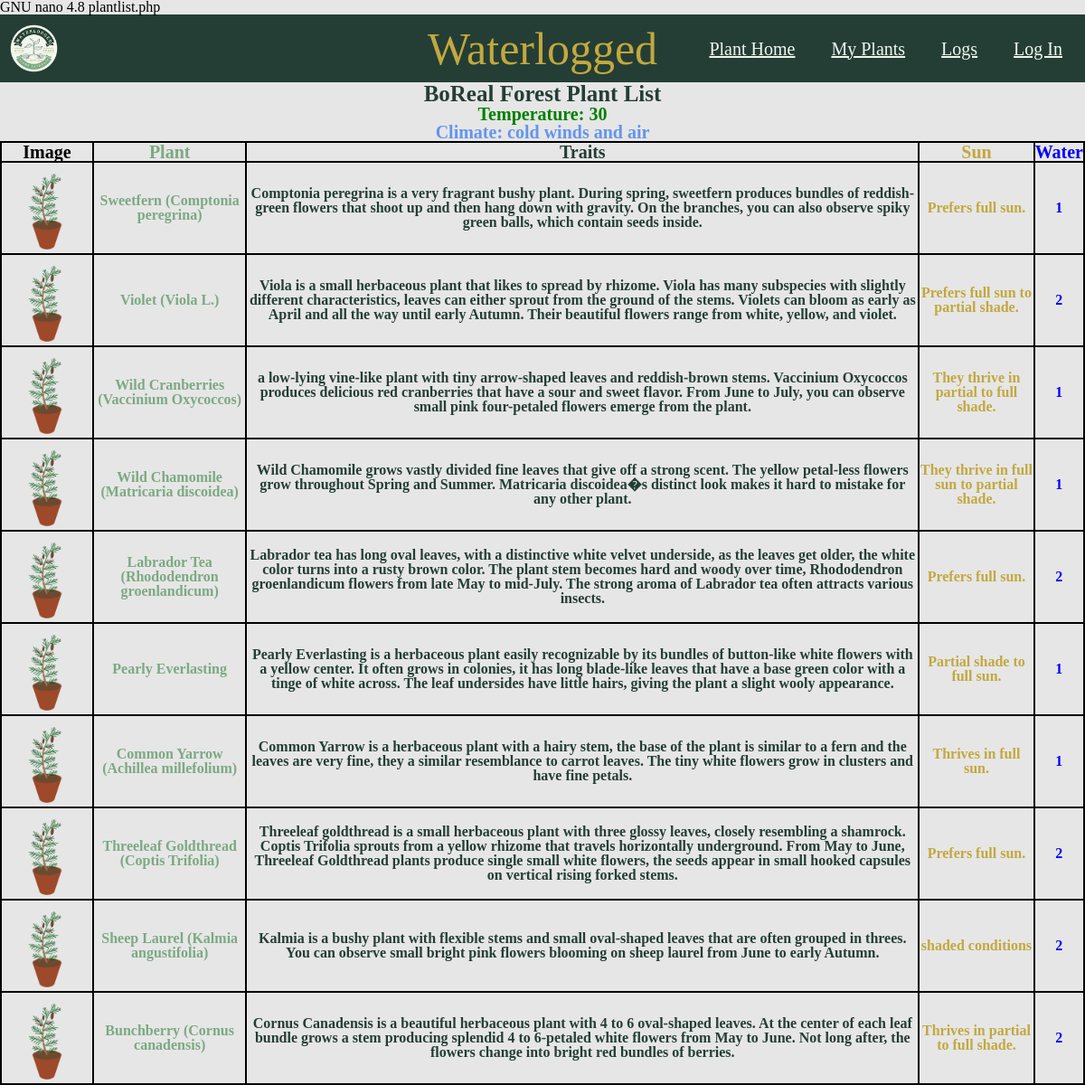
The page /html/plantlist.php?location_id=3 on the database its author committed.
### tables this page shows
CREATE TABLE `locations` (
  `id` int NOT NULL,
  `name` varchar(255) DEFAULT NULL,
  `temperature` int DEFAULT NULL,
  `climate` varchar(255) DEFAULT NULL,
  PRIMARY KEY (`id`)
);

CREATE TABLE images (
    plant_id INT NULL,
    location_id INT NULL,
    path VARCHAR(255) NOT NULL,
    CONSTRAINT fk_plant FOREIGN KEY (plant_id) REFERENCES plants(id),
    CONSTRAINT fk_location FOREIGN KEY (location_id) REFERENCES locations(id),
    CONSTRAINT chk_images CHECK ((plant_id IS NOT NULL AND location_id IS NULL) OR (plant_id IS NULL AND location_id IS NOT NULL))
);

CREATE TABLE `plants` (
  `id` int NOT NULL,
  `name` varchar(225) DEFAULT NULL,
  `traits` mediumtext DEFAULT NULL,
  `sun` varchar(255) DEFAULT NULL,
  `water_freq_weekly` varchar(255) DEFAULT NULL,
  `location_id` int,  
  PRIMARY KEY (`id`),
  CONSTRAINT `location_id_fk` FOREIGN KEY (`location_id`) REFERENCES `locations` (`id`)  
  );

### html/plantlist.php (the view, shortened to what this page needs)
<?php
    $servername = "localhost";
    $username = "cof";
    $password = "cOwmoo1324!";
    $dbname = "waterlogged";
    $conn = new mysqli($servername, $username, $password, $dbname);
    $location_id = 0;
    $locationName = "";
    $locationTemperature = "";
    $locationClimate = "";
    if (isset($_GET['location_id']) && is_numeric($_GET['location_id'])) {
        $location_id = $conn->real_escape_string($_GET['location_id']);
    }
    $sql = "SELECT
    l.id as location_id,
    l.name as location_name,
    l.temperature,
    l.climate,
    p.id,
    p.name,
    p.traits,
    p.sun,
    p.water_freq_weekly,
    images.path
    FROM plants as p
    join images on p.id = images.plant_id
    join locations as l on p.location_id = l.id
    where p.location_id = $location_id;";
    $result = $conn->query($sql);
    if ($result->num_rows > 0) {
        $firstRow = $result->fetch_assoc();
        $locationName = $firstRow["location_name"];
        $locationTemperature = $firstRow["temperature"];
        $locationClimate = $firstRow["climate"];
        $result->data_seek(0);
    }
?>
<!DOCTYPE html>
<html lang="en">
<head>
    <link rel="stylesheet" href="../css/mainStyle.css" />
</head>
<body>
    <nav class="nav-links">
        <div class="logo">
        <a href="../index.php">
            <img src="../images/Waterlogged_Logo.png" alt="Waterlogged Logo" id="logo"/>
                </a>
        </div>
        <div class="please"style="position: absolute; left: 50%; transform: translateX(-50%);">Waterlogged</div>
        <ul>
            <li><a href="../index.php">Plant Home</a></li>
            <li><a href="./myPlants.php">My Plants</a></li>
            <li><a href="./logs.php">Logs</a></li>
            <li><a href="./users.php">Log In</a></li>
        </ul>
    </nav>
    <div class ="header-plant-list">
    <h1 class="top-header-PL"><?php echo htmlspecialchars($locationName); ?> Plant List</h1>
    <p class="temperature">Temperature: <?php echo htmlspecialchars($locationTemperature); ?></p>
    <p class="climate">Climate: <?php echo htmlspecialchars($locationClimate); ?></p>
</div>
    <table style=" table-layout: fixed;">
    <tr>
        <th style="border: 2px solid black;color:light green;font-weight:bold;font-size: 20px;">Image</th>
        <th style="border: 2px solid black;color:#7CA982;font-weight:bold;font-size: 20px;">Plant</th>
        <th style="border: 2px solid black;color:#243E36;;font-weight:bold;font-size: 20px;">Traits</th>
        <th style="border: 2px solid black;color:#C2A83E;font-weight:bold;font-size: 20px;">Sun</th>
        <th style="border: 2px solid black;color:blue;font-weight:bold;font-size: 20px;">Water</th>
    </tr>
    <?php if ($result->num_rows > 0): ?>
            <?php while($row = $result->fetch_assoc()): ?>
                <tr>
                    <td style='border: 2px solid black;'>
                        <img src="../<?php echo htmlspecialchars($row['path']); ?>" alt="<?php echo htmlspecialchars($row['name']); ?>" style="width:100px;height:auto;">
                    </td>
                    <td style='border: 2px solid black;color:#7CA982;font-weight:bold;'><?php echo htmlspecialchars($row["name"]); ?></td>
                    <td style='border: 2px solid black;color:#243E36;font-weight:bold;'><?php echo htmlspecialchars($row["traits"]); ?></td>
                    <td style='border: 2px solid black;color:#C2A83E;font-weight:bold;'><?php echo htmlspecialchars($row["sun"]); ?></td>
                    <td style='border: 2px solid black;color:blue;font-weight:bold;'><?php echo htmlspecialchars($row["water_freq_weekly"]); ?></td>
                </tr>
            <?php endwhile; ?>
        <?php else: ?>
            <tr><td colspan='5' style='border: 2px solid black;'>0 results</td></tr>
        <?php endif; ?>
    </table>
</body>
</html>

### css/mainStyle.css (style rules this page uses)
html, body, div, span, applet, object, iframe, h1, h2, h3, h4, h5, h6, p, blockquote, pre, a, abbr, acronym, address, big, cite, code, del, dfn, em, img, ins, kbd, q, s, samp, small, strike, strong, sub, sup, tt, var, b, u, i, center, dl, dt, dd, ol, ul, li, fieldset, form, label, legend, table, caption, tbody, tfoot, thead, tr, th, td, article, aside, canvas, details, embed, figure, figcaption, footer, header, hgroup, menu, nav, output, ruby, section, summary, time, mark, audio, video { margin: 0; padding: 0; border: 0; font-size: 100%; font: inherit; vertical-align: baseline; }
article, aside, details, figcaption, figure, footer, header, hgroup, menu, nav, section { display: block; }
body { line-height: 1; }
ol, ul { list-style: none; }
table { border-collapse: collapse; border-spacing: 0; }
* { margin: 0; padding: 0; }
body { background-color: #e6e6e6; }
.please { font-size: 50px; color: #c2a83e; }
nav { display: flex; justify-content: space-between; align-items: center; background-color: #243e36; }
.nav-links { display: flex; list-style: none; font-size: 20px; }
.nav-links li { display: inline-block; padding-right: 25px; margin-left: 10px; }
.nav-links a { color: #f1f7ed; }
#logo { height: 75px; }
.header-plant-list { text-align: center; }
.top-header-PL { color: #243e36; font-weight: bold; font-size: 25px; }
.temperature { color: green; font-weight: bold; font-size: 20px; }
.climate { color: cornflowerblue; font-weight: bold; font-size: 20px; }
td, th { text-align: center; vertical-align: middle; }

### rows shown on the page
locations: name "BoReal Forest", temperature "30", climate "cold winds and air"
images: path (picture), plant.name "Sweetfern (Comptonia peregrina)", plant.traits "Comptonia peregrina is a very fragrant bushy plant. During spring, sweetfern produces bundles of reddish-green flowers that shoot up and then hang down with gravity. On the branches, you can also observe spiky green balls, which contain seeds inside.", plant.sun "Prefers full sun.", plant.water_freq_weekly "1"
images: path (picture), plant.name "Violet (Viola L.)", plant.traits "Viola is a small herbaceous plant that likes to spread by rhizome. Viola has many subspecies with slightly different characteristics, leaves can either sprout from the ground of the stems. Violets can bloom as early as April and all the way until early Autumn. Their beautiful flowers range from white, yellow, and violet.", plant.sun "Prefers full sun to partial shade.", plant.water_freq_weekly "2"
images: path (picture), plant.name "Wild Cranberries (Vaccinium Oxycoccos)", plant.traits "a low-lying vine-like plant with tiny arrow-shaped leaves and reddish-brown stems. Vaccinium Oxycoccos produces delicious red cranberries that have a sour and sweet flavor. From June to July, you can observe small pink four-petaled flowers emerge from the plant.", plant.sun "They thrive in partial to full shade.", plant.water_freq_weekly "1"
images: path (picture), plant.name "Wild Chamomile (Matricaria discoidea)", plant.traits "Wild Chamomile grows vastly divided fine leaves that give off a strong scent. The yellow petal-less flowers grow throughout Spring and Summer. Matricaria discoidea�s distinct look makes it hard to mistake for any other plant.", plant.sun "They thrive in full sun to partial shade.", plant.water_freq_weekly "1"
images: path (picture), plant.name "Labrador Tea (Rhododendron groenlandicum)", plant.traits "Labrador tea has long oval leaves, with a distinctive white velvet underside, as the leaves get older, the white color turns into a rusty brown color. The plant stem becomes hard and woody over time, Rhododendron groenlandicum flowers from late May to mid-July. The strong aroma of Labrador tea often attracts various insects.", plant.sun "Prefers full sun.", plant.water_freq_weekly "2"
images: path (picture), plant.name "Pearly Everlasting", plant.traits "Pearly Everlasting is a herbaceous plant easily recognizable by its bundles of button-like white flowers with a yellow center. It often grows in colonies, it has long blade-like leaves that have a base green color with a tinge of white across. The leaf undersides have little hairs, giving the plant a slight wooly appearance.", plant.sun "Partial shade to full sun.", plant.water_freq_weekly "1"
images: path (picture), plant.name "Common Yarrow (Achillea millefolium)", plant.traits "Common Yarrow is a herbaceous plant with a hairy stem, the base of the plant is similar to a fern and the leaves are very fine, they a similar resemblance to carrot leaves. The tiny white flowers grow in clusters and have fine petals.", plant.sun "Thrives in full sun.", plant.water_freq_weekly "1"
images: path (picture), plant.name "Threeleaf Goldthread (Coptis Trifolia)", plant.traits "Threeleaf goldthread is a small herbaceous plant with three glossy leaves, closely resembling a shamrock. Coptis Trifolia sprouts from a yellow rhizome that travels horizontally underground. From May to June, Threeleaf Goldthread plants produce single small white flowers, the seeds appear in small hooked capsules on vertical rising forked stems.", plant.sun "Prefers full sun.", plant.water_freq_weekly "2"
images: path (picture), plant.name "Sheep Laurel (Kalmia angustifolia)", plant.traits "Kalmia is a bushy plant with flexible stems and small oval-shaped leaves that are often grouped in threes. You can observe small bright pink flowers blooming on sheep laurel from June to early Autumn.", plant.sun "shaded conditions", plant.water_freq_weekly "2"
images: path (picture), plant.name "Bunchberry (Cornus canadensis)", plant.traits "Cornus Canadensis is a beautiful herbaceous plant with 4 to 6 oval-shaped leaves. At the center of each leaf bundle grows a stem producing splendid 4 to 6-petaled white flowers from May to June. Not long after, the flowers change into bright red bundles of berries.", plant.sun "Thrives in partial to full shade.", plant.water_freq_weekly "2"
